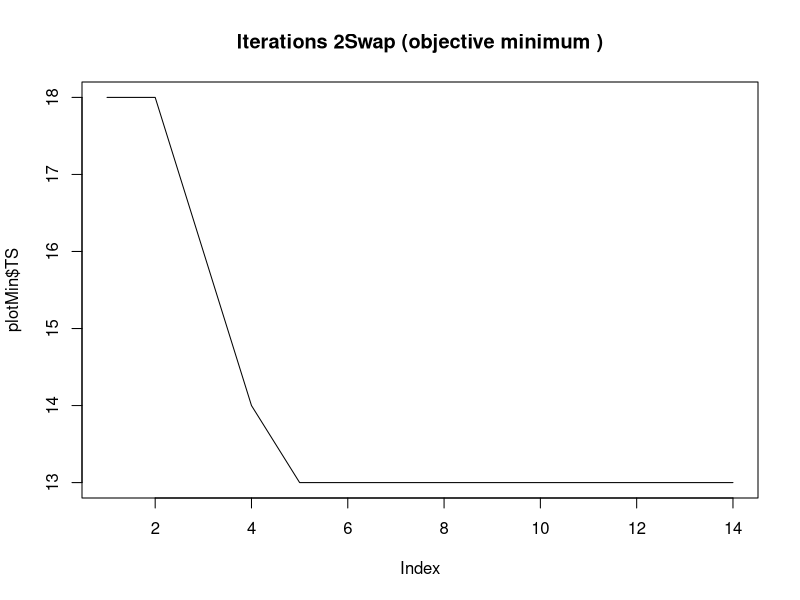
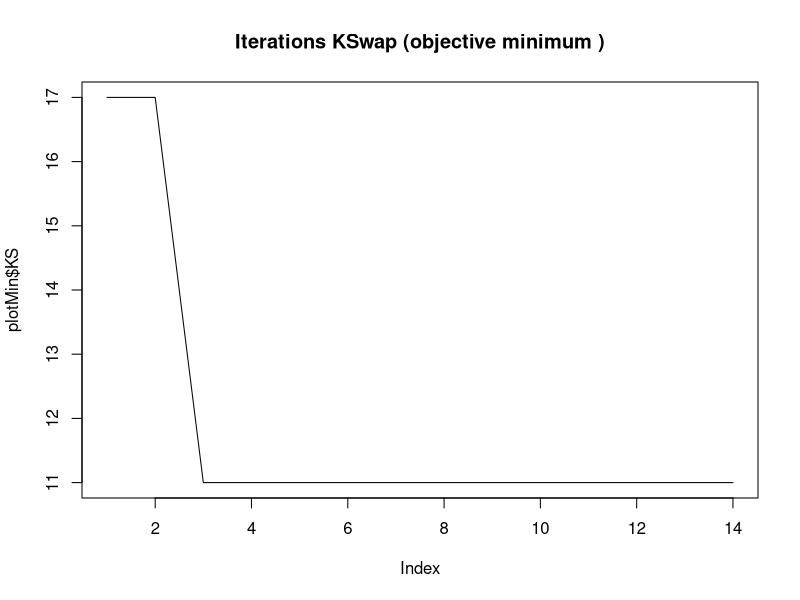
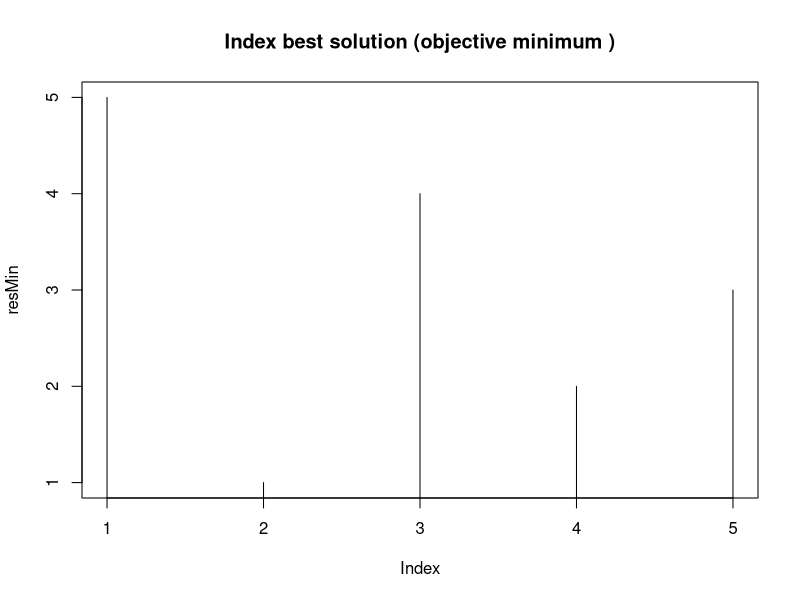
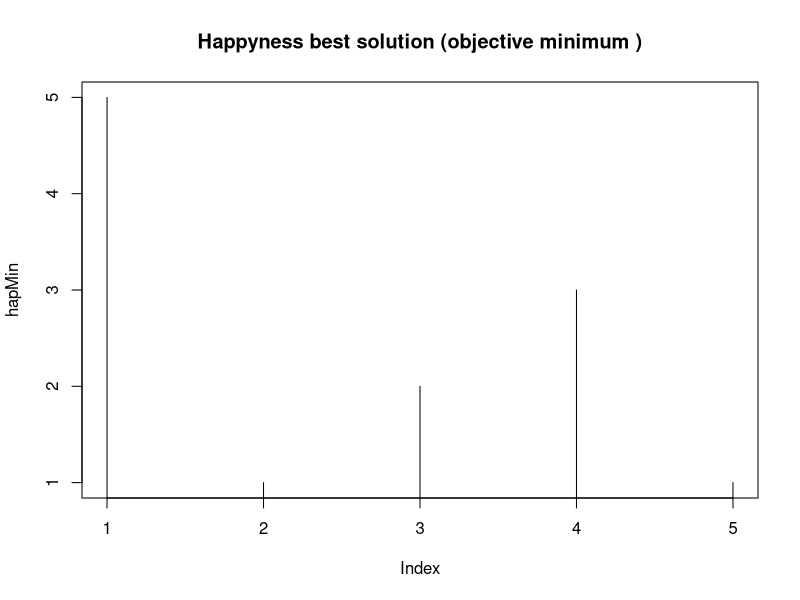
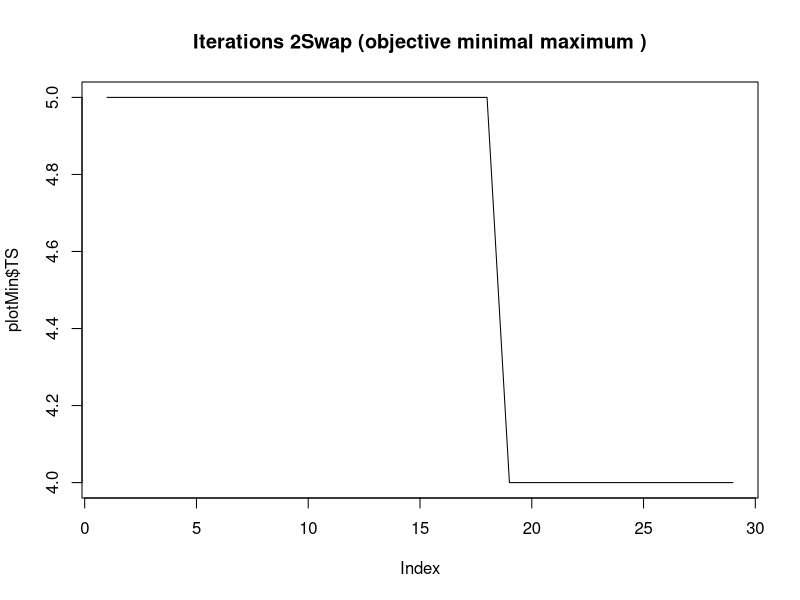
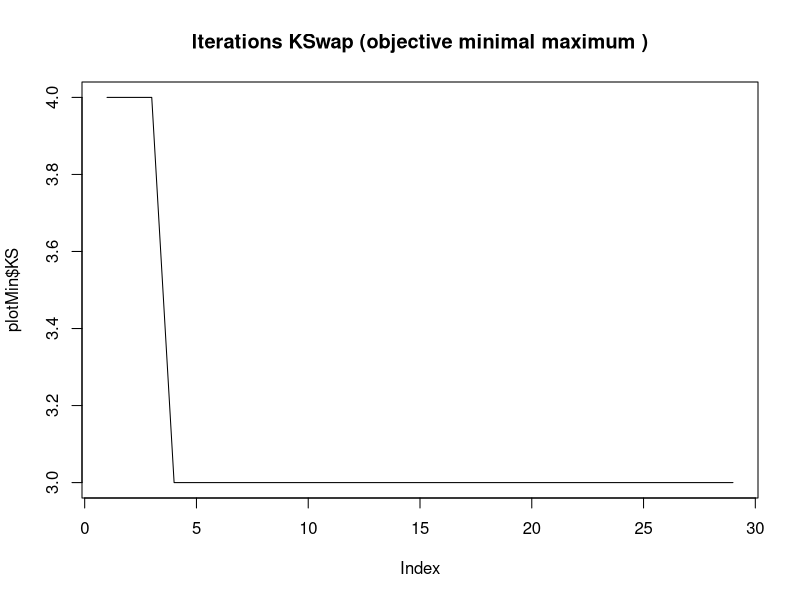
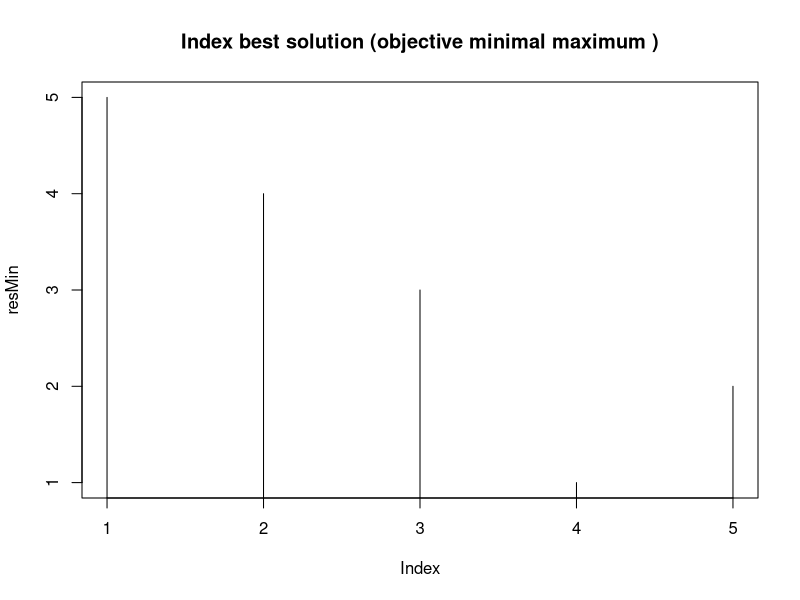
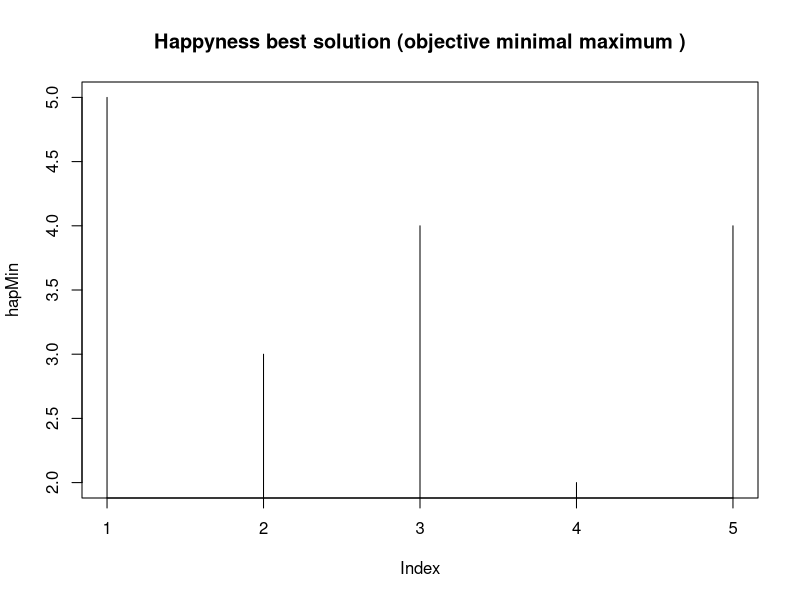

Here is the R script that generated these plots, in order:
### libraries
#library(emoa)


### constants
# for Q 1
HAP_I = t(matrix(
    c(3,1,4,2,5,
      1,2,5,3,4,
      1,5,4,2,3,
      2,3,4,1,5,
      3,4,1,2,5)
    , nrow = 5, ncol = 5
))
# for Q 2, 3, 5
HAP_II = t(matrix(
    c(3,1,4,2,5,
      5,2,1,3,4,
      1,5,4,2,3,
      2,3,4,1,5,
      3,4,1,2,5)
    , nrow = 5, ncol = 5
))
# identity matrix of B^5
E5 = list( c(1,0,0,0,0)
         , c(0,1,0,0,0)
         , c(0,0,1,0,0)
         , c(0,0,0,1,0)
         , c(0,0,0,0,1))
# list of the objective names
METHODS = c('minimum', 'minimal maximum', 'combined')


#######################################################################################################################
### functions for the EA(1+1)
evaluation <- function(x, mat, methodID){
    if(methodID == 1){
        # return sum of happyness values
        sum = 0
        for(i in (1:5)){
            sum = sum + E5[[i]] %*% mat %*% E5[[x[i]]]
        }
        return(sum)
    }else if(methodID == 2){
        # returns the maximum happyness value (the least happy value)
        vals = c(0,0,0,0,0)
        for(i in (1:5)){
            vals[i] = E5[[i]] %*% mat %*% E5[[x[i]]]
        }
        return(max(vals)) 
    }else{
        # returns sum of the previous methods
        sum = 0
        vals = c(0,0,0,0,0)
        for(i in (1:5)){
            sum = sum + E5[[i]] %*% mat %*% E5[[x[i]]]
            vals[i] = E5[[i]] %*% mat %*% E5[[x[i]]]
        }
        return(max(vals) + sum)
    }
}
tSwap <- function(x){
    i = sample(1:5,2,replace=F)
    tmp = x[i[1]]
    x[i[1]] = x[i[2]]
    x[i[2]] = tmp
    return(x)
}
kSwap <- function(x, range=10){
    k = sample(1:range, 1)
    for(i in (1:k)){
        x = tSwap(x)
    }
    return(x)
}

EA11 <- function(mat, methodID=1, stopMax=10){
    print(METHODS[methodID])

    # values for plots
    plotVals = c()
    plotValsIdx = 1

    # initialize
    vec2S = sample(1:5,5,replace=F)
    vecKS = sample(1:5,5,replace=F)

    # evaluate parents
    eval2S = c(0,0) 
    evalKS = c(0,0)
    eval2S[1] = evaluation(vec2S, mat, methodID)
    evalKS[1] = evaluation(vecKS, mat, methodID)
    
    stopCount = 0
    parent = c(0,0,0,0,0)

    while(stopCount < stopMax){
        plotVals$KS[plotValsIdx] = evalKS[1]
        plotVals$TS[plotValsIdx] = eval2S[1]
        plotValsIdx = plotValsIdx + 1

        # varition, yielding offspring (our option: mutations)
        cld2S = tSwap(vec2S)
        cldKS = kSwap(vecKS)
        # evaluate offspring
        eval2S[2] = evaluation(vec2S, mat, methodID)
        evalKS[2] = evaluation(vecKS, mat, methodID)
        # printing states if supervision is desired
        #print(evalKS)
        #print(eval2S)
        #print(list(parentKS=vecKS, childKS=cldKS))
        #print(list(parent2S=vec2S, child2S=cld2S))
        #print("")
        # select survivors and check for stop
        sameKS = T
        same2S = T
        if(eval2S[1] >= eval2S[2]){
            vec2S = cld2S
            eval2S[1] = eval2S[2]
            same2S = F
        }
        if(evalKS[1] >= evalKS[2]){
            vecKS = cldKS
            evalKS[1] = evalKS[2]
            sameKS = F
        }
        if(sameKS && same2S){
            stopCount = stopCount + 1
        }else{
            stopCount = 0
        }
    }

    # returning the best solution of 2Swap and KSwap
    if(eval2S[1] < evalKS[1]){
        return(list( res = vec2S, plot = plotVals ))
    }
    return(list( res = vecKS, plot = plotVals ))
}

plotEA11 <- function(mat, id){
    # running the algorithm
    min = EA11(mat, id)
    # collecting results and values for the plots
    resMin  = min$res
    plotMin = min$plot
    # plotting results
    title = paste("Iterations 2Swap (objective", METHODS[id], ")")
    plot(plotMin$TS, type="l", main=title)
    title = paste("Iterations KSwap (objective", METHODS[id], ")")
    plot(plotMin$KS, type="l", main=title)
    title = paste("Index best solution (objective", METHODS[id], ")")
    plot(resMin, type="h", main=title)
    hapMin = c()
    for(i in (1:5)){
        hapMin[i] = E5[[i]] %*% mat %*% E5[[resMin[i]]]
    }
    title = paste("Happyness best solution (objective", METHODS[id], ")")
    plot(hapMin, type="h", main=title)
}
#######################################################################################################################


#######################################################################################################################
### functions for the SMS-EMOA

variate <- function(mat){
    # obx for variation
    ret = c(0,0,0,0,0)
    idxs = sample((1:5),2,replace=F)
    ret[1:idxs[1]] = mat[1,1:idxs[1]]
    ret[(idxs[1]:idxs[2])] = mat[2,idxs[1]:idxs[2]]
    ret[(idxs[2]:5)] = mat[3,(idxs[2]:5)]
    # 2Swap for mutation
    return(tSwap(ret))
}


dominance <- function(pop, mat){
    maxRow = nrow(mat)
    # dom[[rowIdx]] = domination number
    dom = list()
    evalsMID1 = c()
    evalsMID2 = c()
    # using evaluation method 1 (for x axis)
    for(i in (1:nrow(pop))){
        evalsMID1[i] = evaluation(pop[i,], mat, 1)
    }
    # using evaluation method 2 (for y axis)
    for(i in (1:nrow(pop))){
        evalsMID2[i] = evaluation(pop[i,], mat, 2)
    }
    # checking for dominating points
    for(i in (1:nrow(pop))){
        domNum = 0
        for(j in (1:nrow(pop))){
            if(j != i){
                if(evalsMID1[i] >= evalsMID1[j] && evalsMID2[i] >= evalsMID2[j]){
                    domNum = domNum + 1
                }
            }
        }
        # returns empty list, if no dominating solutions were found
        if(domNum != 0){
            dom[[i]] = domNum
        }
    }
    return(dom)
}
maxDom <- function(domList){
    # returning the rownumber with the biggest domination number
    rowIdx = 0
    max = 0
    for(i in (1:length(domList))){
        if(!is.null(domList[[i]]) && domList[[i]] > max){
            max = domList[[i]]
            rowIdx = i
        }
    }
    return(rowIdx)
}
minSM <- function(pop, ref){
    # returning the rownumber with the minimal s-metrik-contribution
    dct = list()
    # values for the points ( vals = [[xVal, yVal, rowNum]] )
    vals = matrix(0,nrow(pop),3)
    for(i in (1:nrow(ref))){
       vals[i,] = c(evaluation(pop[i,], 1), evaluation(pop[i,],2), i)
    }
    # sorting by x value
    vals = vals[order(vals[,1]),]
    # now that we can be reference nieghbouring points, we may calculate the s-metric contributions
    # contributions to the hypervolume ( volumes = [[volume, rowNum]] )
    volumes     = matrix(0,nrow(pop),2)
    # cases for the edges
    maxRow = nrow(vals)
    volumes[1,] = c((ref[2] - vals[1,2]) * (vals[2,1] - vals[1,1]), vals[1,3])
    volumes[1,] = c((vals[(maxRow-1),2] - vals[(maxRow),2]) * (ref[1] - vals[maxRow,1]), vals[maxRow,3])
    # calculating volumes for all other points
    for(i in (2:(maxRow-1))){
        volumes[i] = c((vals[i-1,2] - vals[i,2]) * (vals[i+1,1] - vals[i,1]), vals[i,3])
    }
    # sort for minimum volumes
    min = volumes[order(volumes[,1]),]
    # returning the original row number
    return(min[1,3])
}


clean <- function(mat, row){
    # deletes row and shifts rows left logically
    maxRow = nrow(mat)
    retMat = matrix(0, maxRow, ncol(mat))
    retMat[1:(row-1),] = mat[1:(row-1),]
    if(row < maxRow){
        retMat[row:(maxRow-1),] = mat[(row+1):maxRow,]
    }
    retMat[maxRow,] = c(0,0,0,0,0)
    return(retMat)
}



SMSEMOA <- function(refP, mat=HAP_II, popSize=3, maxIt=100){
    # SMS_EMOA (S-Metrik Selektion Evolutionaerrer Mehrziel Optimierungs Algorithmus):

    # lists for population and offspring
    generations = list()
    # filling our population with <popSize> random individuals
    pop = matrix(0,(popSize+1),5)
    for(i in (1:popSize)){
        pop[i,] = sample((1:5),5,replace=F)
    }
    # initializing generation counter
    gen = 1
    generations[[gen]] = pop
    pop = NULL
    # repeating while the termination criterium is invalid
    it = 1
    for(it in (1:maxIt)){
        pop = generations[[gen]]
        # order-based crossover (OBX) as variation operator
        pop[popSize+1,] = variate(pop[1:popSize,])

        # plotting to check
        if(it %% 10 == 0){
            print(paste("at iteration:", it))
            print(pop)
            objective1 = c()
            objective2 = c()
            for(j in (1:(popSize+1))){
                current = pop[j,]
                objective1[j] = evaluation(current, mat,1)
                objective2[j] = evaluation(current, mat,2)
            }
            print("x and y values")
            print(objective1)
            print(objective2)
            # reference point
            objective1[popSize+2] = 25
            objective2[popSize+2] = 5
            plot(x=objective1,y=objective2, main=paste("(with offspring) after ", it, " iterations (top right is the reference point)"))
        }

        # deciding the dominant indivuals
        dom = dominance(pop, mat)
        if(length(dom) == 0){
            # minimal S-metric contribution
            a = minSM(pop, refP)
        }else{
            # maximal dominace-value
            a = maxDom(dom)
        }
        if(it %% 10 == 0){
            print("deleting ")
            print(pop[a,])
        }
        # filtering for a
        pop = clean(pop, a)
        if(it %% 10 == 0){
            print("new population")
            print(pop)
            print("")
        }

        # storing the generation and incrementing the generation counter
        generations[[gen+1]] = pop
        gen = gen + 1
    }
    return(generations)
}
plotSMSEMOA <- function(ref, mat=HAP_II, popSize=3, maxIt=100){
    # running the algorithm
    results = SMSEMOA(ref, mat, popSize, maxIt)
    #print(results)
    for(i in (1:10)){
        objective1 = c()
        objective2 = c()
        current = as.matrix(results[[i*10]])
        for(j in (1:popSize)){
            objective1[j] = evaluation(current[j,], mat,1)
            objective2[j] = evaluation(current[j,], mat,2)
        }
        # reference point
        objective1[6] = 25
        objective2[6] = 5
        plot(x=objective1,y=objective2, main=paste("(without offspring) after ", i*10, " iterations (top right is the reference point)"))
    }
}
#######################################################################################################################


### questions / tasks
Q1 <- function(mat=HAP_I, methodIDs=c(1,2)){
    for(id in methodIDs){
        plotEA11(mat, id)
    }
}
Q2 <- function(mat=HAP_II){
    Q1(mat)
}
Q3 <- function(mat=HAP_II, id=3){
    Q1(mat, c(id))
}


# for Q 4 (Explain by S-Metric and/ or dominance, draw the graph)
SOL_STRING = t(matrix(
    c('C','A','B','D','E',
      'D','A','E','C','B',
      'A','D','B','E','C')
    , nrow = 5, ncol = 3
))
#
# Assume you have 3 solutions listed in the following table, where A is short for Annie, B for Bernie etc.:
# 
# solution	T1	T2	T3	T4	T5
# i1	    C	A	B	D	E
# i2	    D	A	E	C	B
# i3	    A	D	B   E   C
#
# Which solutions would an SMS-EMOA with population size μ=2 select? Explain your answer visually.


Q5 <- function(){
    # worst for evalmethod1 = 25, worst for evalmethod2 = 5
    ref = c(25, 5)
    plotSMSEMOA(ref)
}

main <- function(){
    Q1()
    #Q2()
    #Q3()
    #Q5()
}


### fucntion calls
main()
